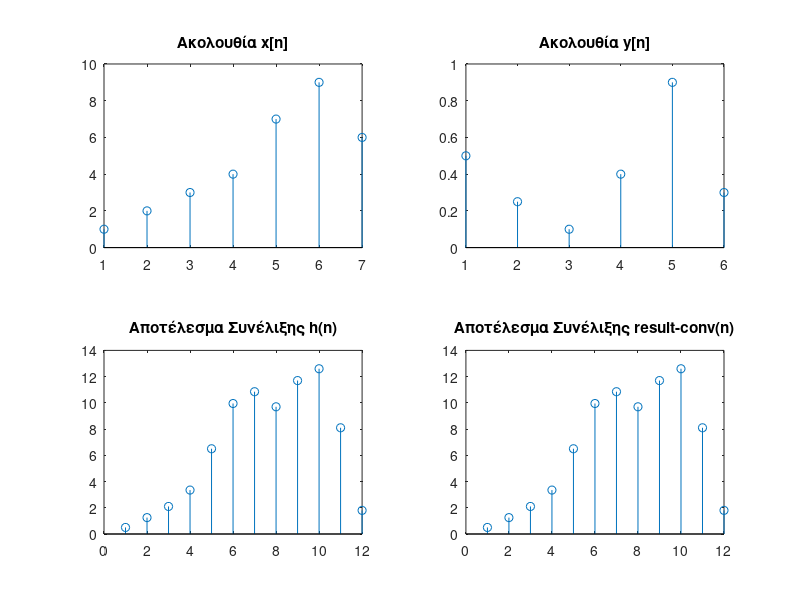
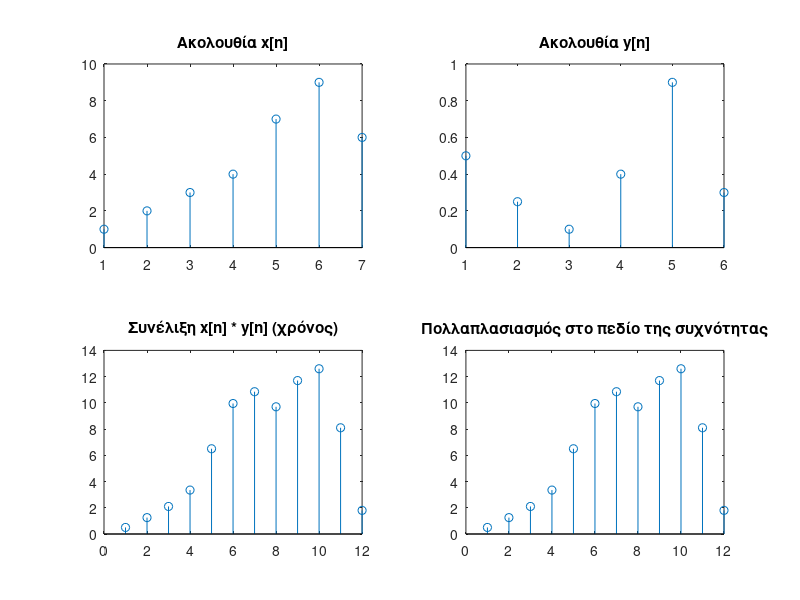

These charts were generated, in order, by the following MATLAB code:
clear all;
close all;
% Askhsh1

% A
% Ορίζουμε τις ακολουθίες x(k) και y(k)
x = [1, 2, 3, 4, 7, 9, 6];
y = [0.5, 0.25, 0.1, 0.4, 0.9, 0.3];

% Υπολογισμός του μήκους των ακολουθιών
M = length(x);
N = length(y);

% Χρησιμοποιηούμε την έτοιμη συνάρτηση conv για τη συνέλιξη(για την
% σύγκριση αργότερα)
result_conv = conv(x, y);

% Υπολογισμός του μήκους του αποτελέσματος
L = M + N - 1;
% Αρχικοποίηση του διανύσματος εξόδου (αποτέλεσμα)
h = zeros(1, L);

% Υπολογισμός της συνέλιξης
for n = 1:L
    h(n) = 0;
    for k = max(1, n - N + 1):min(n, M)
        h(n) = h(n) + x(k) * y(n - k + 1);
    end
end
% Εμφάνιση των αρχικών ακολουθιών x[n] και y[n]
figure;
subplot(2, 2, 1);
stem(x);
title('Ακολουθία x[n]');


subplot(2, 2, 2);
stem(y);
title('Ακολουθία y[n]');


% Εμφάνιση του αποτελέσματος της συνέλιξης h(n)
subplot(2, 2, 3);
stem(h);
title('Αποτέλεσμα Συνέλιξης h(n)');


% Εμφάνιση του αποτελέσματος της συνέλιξης result_conv(n)
subplot(2, 2, 4);
stem(result_conv);
title('Αποτέλεσμα Συνέλιξης result-conv(n)');


% Εμφανίζουμε το αποτέλεσμα της δικής μας υλοποίησης(command window)
disp('Αποτέλεσμα δικής μας υλοποίησης:');
disp(h);

% Εμφανίζουμε το αποτέλεσμα απο την ετοιμη εντολη conv(command window)
disp('Αποτέλεσμα συνέλιξης με conv:');
disp(result_conv);




%B


%Μετασχηματισμός Fourier των ακολουθιών
X = fft(x,L);
Y = fft(y,L);
A=X.*Y;
%Πολλαπλασιαστική συνέλιξη στο πεδίο της συχνότητας
conv_freq = ifft(A);


%Σύγκριση των αποτελεσμάτων και εμφάνιση των γραφημάτων
figure;

subplot(2,2,1); % Πρώτο υποδιάγραμμα: Ακολουθία x[n]
stem(x);
title('Ακολουθία x[n]');

subplot(2,2,2); % Δεύτερο υποδιάγραμμα: Ακολουθία y[n]
stem(y);
title('Ακολουθία y[n]');

subplot(2,2,3); % Τρίτο υποδιάγραμμα: Συνέλιξη στο πεδίο του χρόνου
stem(result_conv);
title('Συνέλιξη x[n] * y[n] (χρόνος)');

subplot(2,2,4); % Τέταρτο υποδιάγραμμα: Πολλαπλασιασμός στο πεδίο της συχνότητας
stem(conv_freq);
title('Πολλαπλασιασμός στο πεδίο της συχνότητας');

% Εμφανίζουμε το Αποτέλεσμα υλοποίησης συνέλιξης στο χρονο(command window)
disp('Αποτέλεσμα υλοποίησης στο χρονο:');
disp(result_conv);

% Εμφανίζουμε το Αποτέλεσμα υλοπoιησης  πολ/σμου στην συχνοτητα(command window)
disp('Αποτέλεσμα υλοπoιησης στην συχνοτητα:');
disp(conv_freq);
